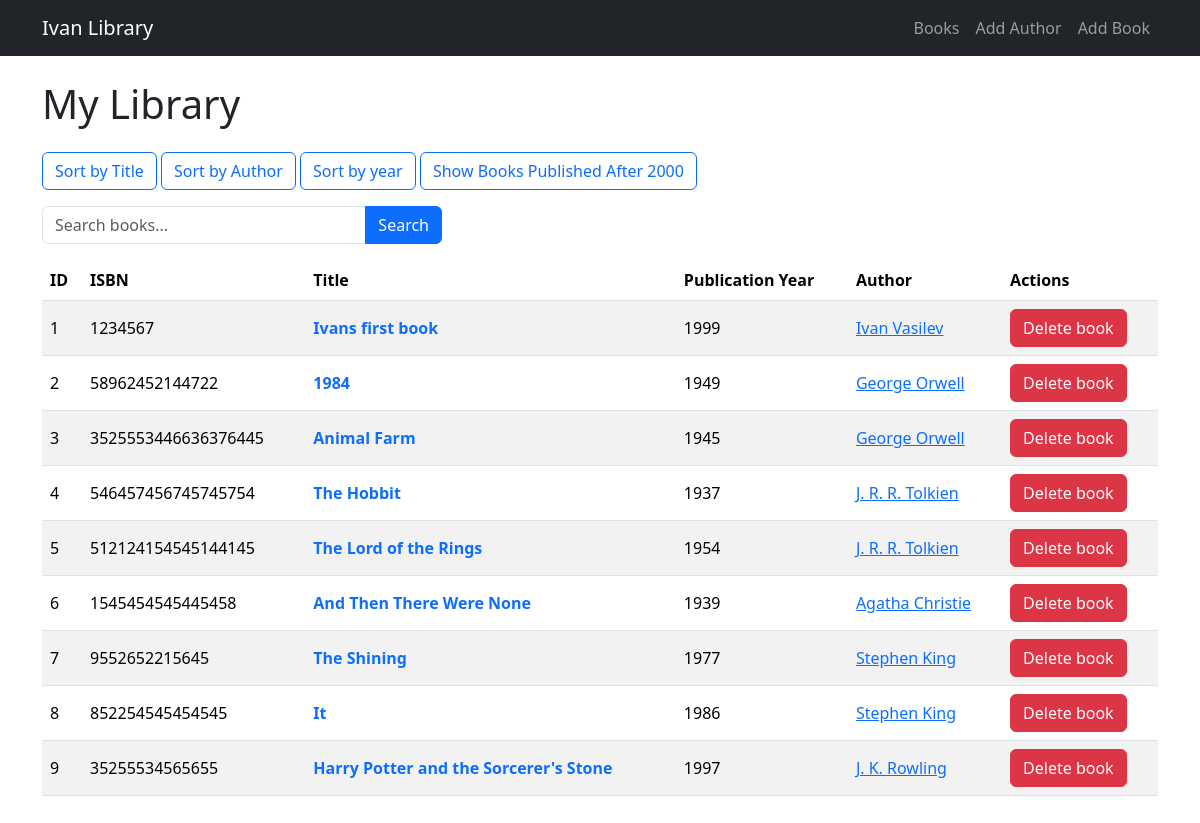
Before: / with the older database file.
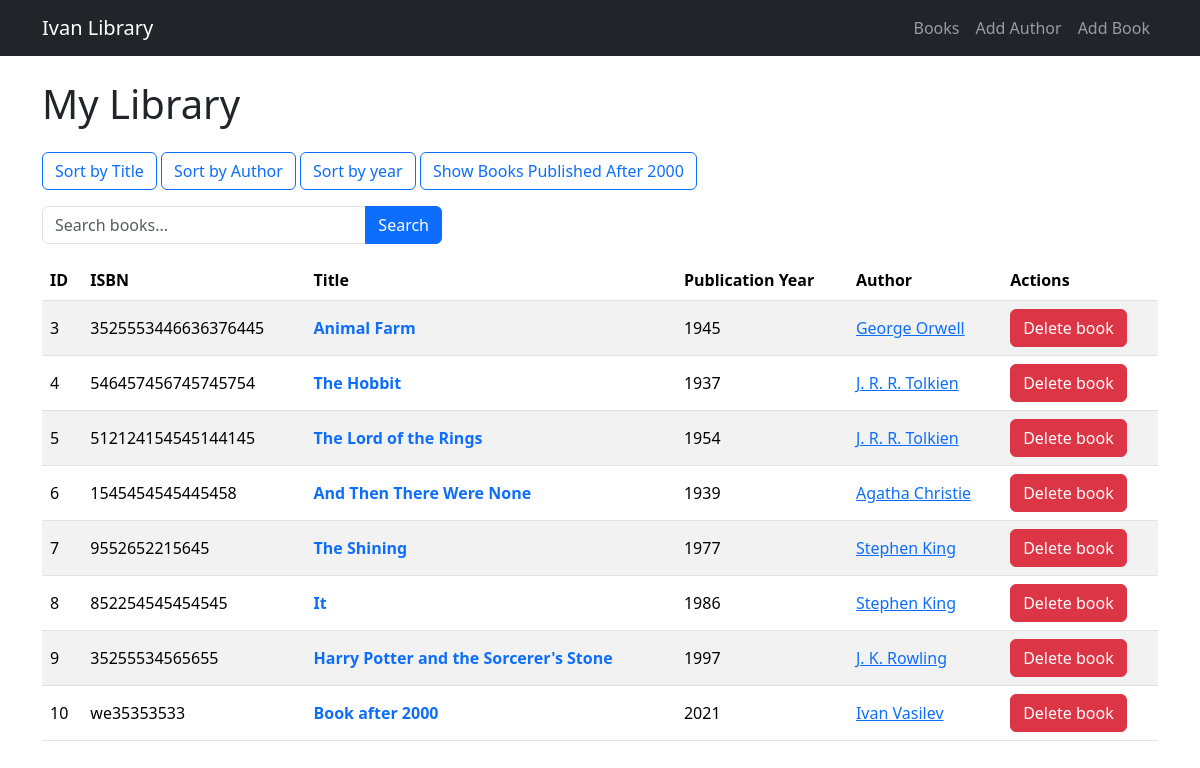
After: the same page with the newer database file.
### data_models.py (models this page shows, shortened)
class Book(db.Model):
    __tablename__ = "books"
    id = db.Column(db.Integer, primary_key=True, autoincrement=True)
    isbn = db.Column(db.String, nullable=False)
    title = db.Column(db.String, nullable=False)
    publication_year = db.Column(db.Integer, nullable=False)
    author_id = db.Column(
        db.Integer,
        db.ForeignKey("authors.id"),
        nullable=False
    )
    author = db.relationship("Author", backref="books")

class Author(db.Model):
    __tablename__ = "authors"
    id = db.Column(db.Integer, primary_key=True, autoincrement=True)
    name = db.Column(db.String, nullable=False)
    birth_date = db.Column(db.Date, nullable=False)
    date_of_death = db.Column(db.Date, nullable=True)

### app.py (the view)
@app.route("/")
def home():
    sort = request.args.get("sort")
    search = request.args.get("search")
    statement = db.select(Book)
    if sort == "title":
        statement = statement.order_by(Book.title)
    if sort == 'author':
        statement = statement.join(Author).order_by(Author.name)
    if sort == "year":
        statement = statement.order_by(Book.publication_year)
    if sort == 'newest':
        statement = statement.where(Book.publication_year > 2000).order_by(Book.publication_year)
    if search:
        statement = statement.join(Author).where(
            or_(
                Book.title.ilike(f"%{search}%"),
                Author.name.ilike(f"%{search}%"))
            )
    books = db.session.execute(
        statement
    ).scalars().all()
    return render_template("home.html", books=books, sort=sort)

### templates/home.html (shortened to what this page needs)
{% extends "base.html" %}
{% block content %}
<section class="library">
    <h1 class="library__title mb-4">My Library</h1>
    <div class="library__sorting mb-3">
        <a href="{{ url_for('home', sort='title') }}" class="btn btn-outline-primary {% if sort == 'title' %}active{% endif %}">
            Sort by Title
        </a>
        <a href="{{ url_for('home', sort='author') }}" class="btn btn-outline-primary {% if sort == 'author' %}active{% endif %}">
            Sort by Author
        </a>
        <a href="{{ url_for('home', sort='year') }}" class="btn btn-outline-primary {% if sort == 'year' %}active{% endif %}">
            Sort by year
        </a>
        <a href="{{ url_for('home', sort='newest') }}" class="btn btn-outline-primary {% if sort == 'newest' %}active{% endif %}">
            Show Books Published After 2000
        </a>
    </div>
    <div class="library__sorting mb-3">
        <form method="GET" class="mb-3">
            <div class="input-group" style="max-width: 400px;">
                <input
                    type="text"
                    name="search"
                    class="form-control"
                    placeholder="Search books..."
                >
                <button type="submit" class="btn btn-primary">
                    Search
                </button>
            </div>
        </form>
    </div>
    <div class="table-responsive library__table-wrapper">
        <table class="table table-striped table-hover align-middle ">
            <thead>
                <tr>
                    <th>ID</th>
                    <th>ISBN</th>
                    <th>Title</th>
                    <th>Publication Year</th>
                    <th>Author</th>
                    <th>Actions</th>
                </tr>
            </thead>
            <tbody>
                {% for book in books %}
                    <tr class="library__book">
                        <td>{{ book.id }}</td>
                        <td>{{ book.isbn }}</td>
                        <td>
                            <a href="{{ url_for('get_book', book_id=book.id) }}" class="link-primary text-decoration-none fw-semibold">
                                {{ book.title }}
                            </a>
                        </td>
                        <td>{{ book.publication_year }}</td>
                        <td>
                            <a href="{{ url_for('get_author', author_id=book.author.id) }}">
                                {{ book.author.name }}
                            </a>
                        </td>
                        <td>
                            <form method="POST" action="{{ url_for('delete_book', book_id=book.id) }}" onsubmit="return confirm('Are you sure you want to delete this book?');">
                                <button type="submit" class="btn btn-danger">Delete book</button>
                            </form>
                        </td>
                    </tr>
                {% else %}
                    <tr>
                        <td colspan="5" class="text-center">
                            No books found.
                        </td>
                    </tr>
                {% endfor %}
            </tbody>
        </table>
    </div>
</section>
{% endblock %}

### templates/base.html (shortened to what this page needs)
<!DOCTYPE html>
<html lang="en">
<head>
    <link
        href="https://cdn.jsdelivr.net/npm/bootstrap@5.3.8/dist/css/bootstrap.min.css"
        rel="stylesheet"
    >
</head>
<body>
    <header class="header">
        <nav class="navbar navbar-expand-lg bg-dark" data-bs-theme="dark">
            <div class="container">
                <a class="navbar-brand header__logo" href="/">
                    Ivan Library
                </a>
                <div class="navbar-nav">
                    <a class="nav-link" href="/">Books</a>
                    <a class="nav-link" href="/add_author">Add Author</a>
                    <a class="nav-link" href="/add_book">Add Book</a>
                </div>
            </div>
        </nav>
    </header>
    <main class="main">
        <div class="container py-4">
            {% block content %}
            {% endblock %}
        </div>
    </main>
</body>
</html>

Changed rows visible on the page:
removed Book: id "1", isbn "1234567", title "Ivans first book", publication_year "1999", author.name "Ivan Vasilev"
removed Book: id "2", isbn "58962452144722", title "1984", publication_year "1949", author.name "George Orwell"
added Book: id "10", isbn "we35353533", title "Book after 2000", publication_year "2021", author.name "Ivan Vasilev"
